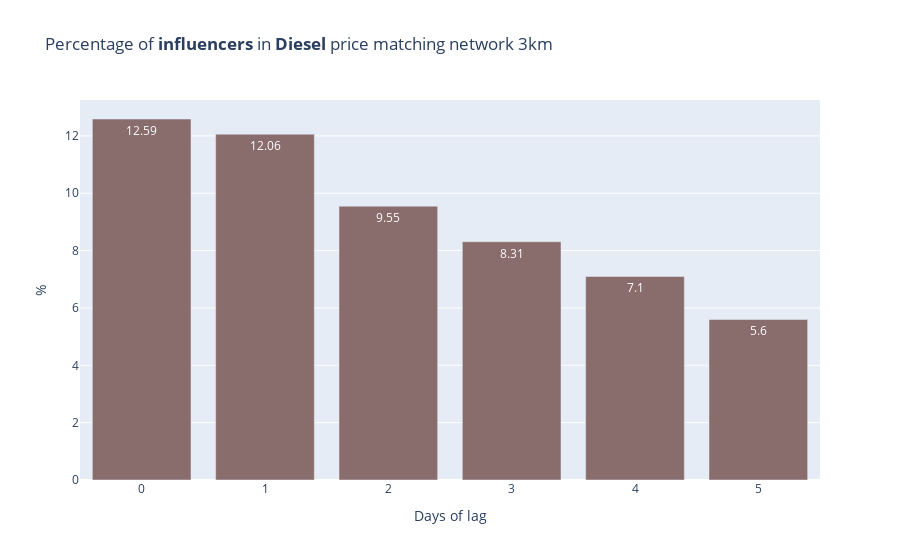

Notebook code cell kept with this figure:
### Code cell
influencers_diesel_3km = influencers_table(price_matching_network_diesel_3km, "Diesel")

### Figure 1 — Plotly figure (JSON) as saved in the notebook; plotly's stock layout.template omitted (floating-point values rounded to 4 significant figures)
{"data": [{"marker": {"color": "#896C6C"}, "text": ["12.59", "12.06", "9.55", "8.31", "7.1", "5.6"], "textposition": "auto", "type": "bar", "x": [0, 1, 2, 3, 4, 5], "y": [12.59, 12.06, 9.55, 8.31, 7.1, 5.6]}], "layout": {"title": {"text": "Percentage of <b>influencers</b> in <b>Diesel</b> price matching network 3km"}, "xaxis": {"title": {"text": "Days of lag"}}, "yaxis": {"title": {"text": "%"}}}}
